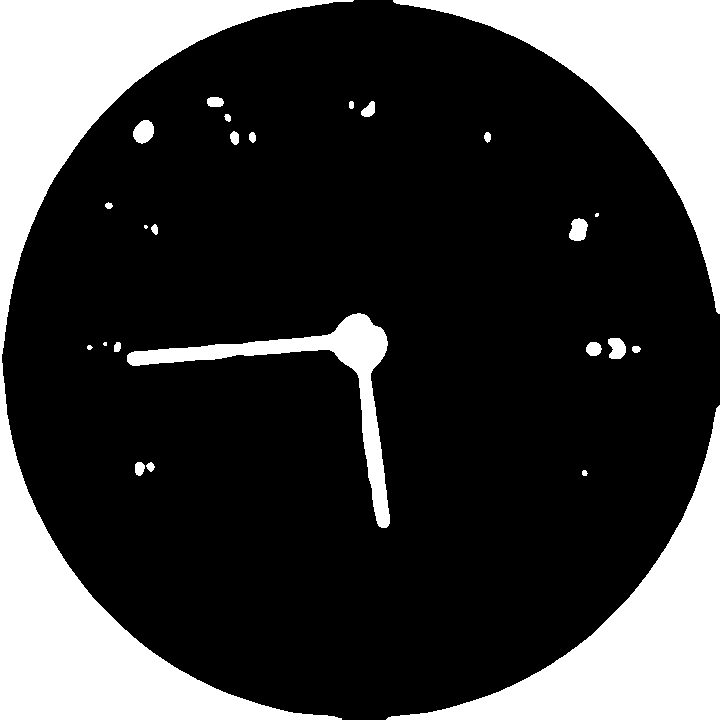
//> input picture input.bmp, 720 x 720 px
$ ./finnViser input.bmp out.png   (built with g++ and OpenCV 4)
//> lines starting //> are read from the running program, lines starting //| are printed output that depends on the picture; after the words box and inside, x2 and y2 are one past the last pixel; in counts of white or black regions, pixels touching at a corner belong together
#include <opencv2/opencv.hpp>
#include <iostream>
#include <vector>
#include <limits>

using namespace std;
using namespace cv;

int lookupBase(int);

int main(int argc, char** argv){
	//Program for å isolere det største objektet i bildet.  Kristoffer Johan Garmann 2019.
    //
    //Tar inn ferdig binært bilde og isolerer største komponent ved connected component labeling.
    //Ikke spesielt raffinert eller effektivt, men funker greit med bilder i vår størrelse innenfor
    //integer limits på RPi.
	if (argc < 3) {
        cerr << "Mangler sti til filer, ./finnViser ./sti-til-inn-filnavn.bmp ./sti-til-ut-filnavn.bmp" << endl;
        return 1;
    }
	Mat image = imread(argv[1], IMREAD_GRAYSCALE);
//> image: 720 rows x 720 cols, CV_8UC1; 24.3% white; 26 white regions (3 under 20 px), largest, box (x1, y1, x2, y2) and area: (0, 0, 354, 720) 59272, (393, 0, 720, 314) 28580, (386, 405, 720, 720) 28354
    Mat map = image.clone();
    map = 0;
    int height = image.rows;
//> height = 720
    int width = image.cols;
//> width = 720
    vector<vector<int>> mapVector(height, vector<int>(width, 0));
    int nShapes = 0;
    vector<vector<int>> relationships;

    for(int i = 0 ; i < image.rows; i++)
    {

        for(int j = 0; j < image.cols; j++)
        {
            if ((int)image.at<uchar>(i,j)!=0){
                vector<int> neighbors;
                if(i != 0 && j != 0){
                    neighbors.push_back(mapVector[i-1][j]);
                    neighbors.push_back(mapVector[i][j-1]);
                }
                else if (i == 0 && j != 0){
                    neighbors.push_back(0);
                    neighbors.push_back(mapVector[i][j-1]);
                }
                else if (i != 0 && j == 0){
                    neighbors.push_back(mapVector[i-1][j]);
                    neighbors.push_back(0);
                }
                else{
                    neighbors.push_back(0);
                    neighbors.push_back(0);
                }

                if (neighbors[0]==0 && neighbors[1]==0){
                    nShapes++;
                    mapVector[i][j]=nShapes;
                }
                else if (neighbors[0]==0 || neighbors[1]==0){
                    mapVector[i][j]=*max_element (neighbors.begin(),neighbors.end());
                }
                else if (neighbors[0]!=neighbors[1]){
                    mapVector[i][j]=*min_element (neighbors.begin(),neighbors.end());
                    sort(neighbors.begin(),neighbors.end());
                    relationships.push_back(neighbors);

                }
                else{
                    mapVector[i][j]=neighbors[0];
                }


            }

        }

    }
//> after the loop, nShapes = 340; relationships = 26757 items
    //cout << endl << endl << "Labels: " << nShapes << endl << endl;
    vector<vector<int>> refinedRelations(nShapes+1);
//> refinedRelations = 341 items
    for (int i = 1; i<relationships.size();i++){
        if (find(refinedRelations[relationships[i][0]].begin(), refinedRelations[relationships[i][0]].end(), relationships[i][1]) == refinedRelations[relationships[i][0]].end()){
            refinedRelations[relationships[i][0]].push_back(relationships[i][1]);
        }

    }
    vector<int> roots(nShapes+1, 0);


    for (int i = 1; i<refinedRelations.size();i++){

        if (!refinedRelations[i].empty()){
            sort(refinedRelations[i].begin(), refinedRelations[i].end());
            for (int j = 0; j<refinedRelations[i].size();j++){
                int c = refinedRelations[i][j];

                if (roots[c]==0 && roots[i]==0){
                    roots[c]=i;
                }
                else if (roots[c]!=0 && roots[i]==0){
                    roots[i]=roots[c];
                }
                else if (roots[c]==0 && roots[i]!=0){
                    roots[c]=roots[i];
                }
                else if (roots[c]<roots[i]){

                    //cout << i << ":\t rootc: " << roots[c] << " rooti: " << roots[i] << endl;
                    roots[i]=roots[c];
                    i = roots[c];
                }
                else if (roots[c]>roots[i]){
                    roots[c]=roots[i];
                    i = roots[c];
                }

                //cout << "rRelations: " << c << " root c:" << roots[c] << " root i: " << roots[i] << endl;
            }
        }

    }
//> after the loop, roots = 341 values, max 144 at index 146, min 0 at index 0, mean 89.98


    for (int i = 1; i<refinedRelations.size();i++){
        cout << i << ":  \t" << roots[i] << ":  ";
        if (!refinedRelations[i].empty()){

            for (int j = 0; j<refinedRelations[i].size();j++){
                cout << refinedRelations[i][j] << ":" << roots[refinedRelations[i][j]] << "  ";
            }

        }
        cout << endl;
    }
//> this loop made 340 passes
//| 1:  	0:
//| 2:  	0:
//| 3:  	0:
//| 4:  	3:
//| 5:  	3:
//| 6:  	0:
//| 7:  	0:
//| 8:  	6:
//> (output is shown up to pass 8 of 340)


    vector<long int> rootSize(nShapes+1, 0);

    for(int i = 0 ; i < height; i++)
    {

        for(int j = 0; j < width; j++)
        {
            int pixel = mapVector[i][j];
            if (pixel != 0 && roots[pixel] == 0){
                rootSize[pixel]++;
            }
            else if (pixel != 0){
                //cout << i << ", " << j << "\t: " << pixel << "\t: " << roots[pixel] << " rootsize: " << rootSize[roots[pixel]] << endl;
                mapVector[i][j]=roots[pixel];
                rootSize[roots[pixel]]++;


            }
        }

    }
//> after the loop, rootSize = 341 values, max 59272 at index 1, min 0 at index 0, mean 369.6


    int viser = max_element(rootSize.begin(),rootSize.end()) - rootSize.begin();
//> viser = 1
    //rootSize[viser]=0;
     //viser = max_element(rootSize.begin(),rootSize.end()) - rootSize.begin();
    //cout << "Largest element: " << viser << '\t' << *max_element(rootSize.begin(),rootSize.end()) << endl;

    for(int i = 0 ; i < height; i++)
    {
        for(int j = 0; j < width; j++)
        {
            map.at<uchar>(i,j)= mapVector[i][j];
        }
    }
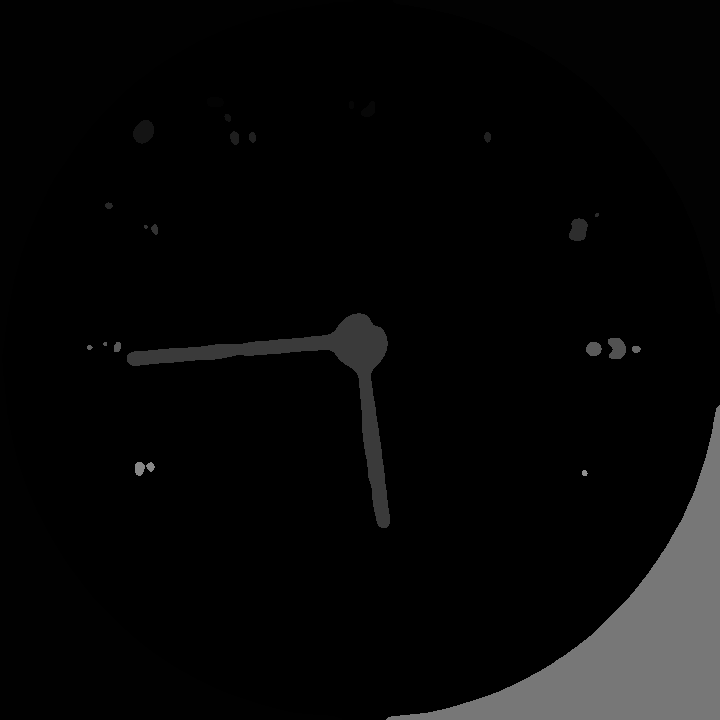
//> map: 720 rows x 720 cols, CV_8UC1; min 0, max 144, mean 7.8

    for(int i = 0 ; i < height; i++)
    {

        for(int j = 0; j < width; j++)
        {
            int pixel = mapVector[i][j];
            //cout << i << " : " << j << " : " << pixel << " : ";
            if (pixel !=0 && pixel != viser ){
                map.at<uchar>(i,j) = 0;
                //cout << 0;
            }
            else if (pixel == viser){
                map.at<uchar>(i,j) = 255;
                //cout << 255;
            }
            //cout << endl;
        }
    }
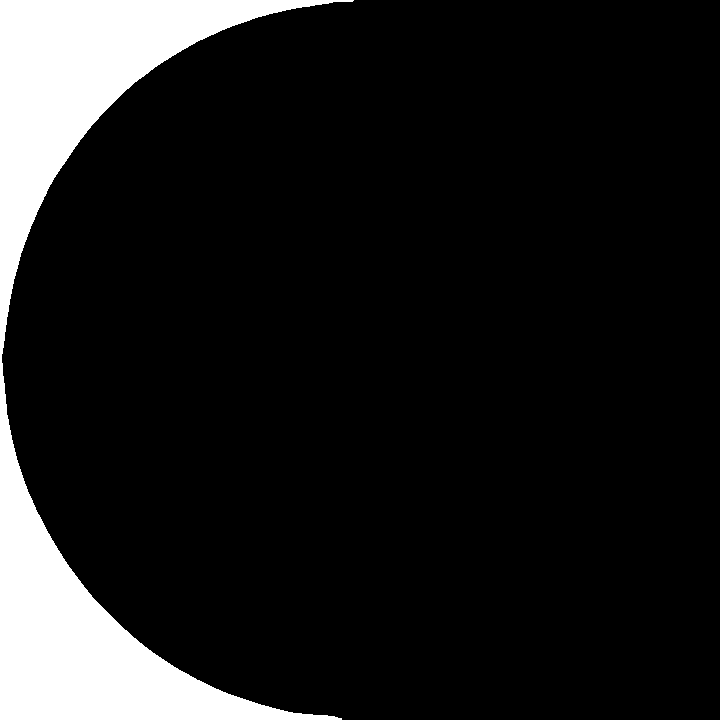
//> map: 720 rows x 720 cols, CV_8UC1; 11.4% white; 1 white region, box (x1, y1, x2, y2) and area: (0, 0, 354, 720) 59272

    cout << nShapes << '\t' << viser << '\t';
//| 340	1

    imwrite(argv[2], map);

    cout << endl << "finnViser completed" << endl;
}
